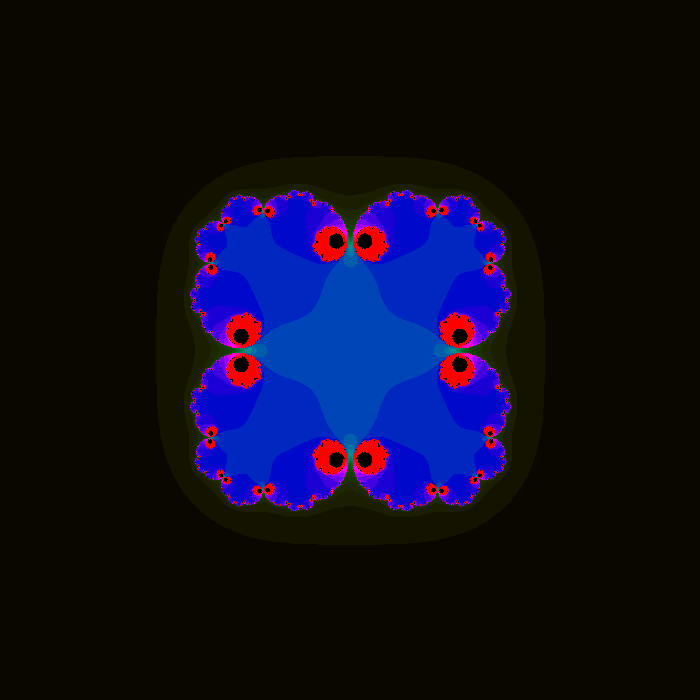
Frame 1 (no input)
Frame 60 (the mouse pressed at the canvas centre just before this capture): identical to frame 1, image omitted
Frame 120 (the mouse held since frame 60 and released just before this capture): identical to frame 1, image omitted

The Processing sketch that drew this single still picture (run headless with seeded random() and noise(); from frame 60 on, the mouse is pressed at the canvas centre):

// Processing sketch: processing_144178
// ── processing_144178.pde

//Julia fractal viewer with zoom
//Dan Anderson
//blog.recursiveprocess.com
//All this code was written by me, but feel free to use in any way that you'd like.

//fx and fy keep track of the fx + fy*i vector between functions. It was easier to 
//write the code with these as global variables instead of returning a two num array
float fx = 0;
float fy = 0;

//count keeps track of how many iterations a number goes through in the sequence
int count = 0;

//resolution is the maximum size of count. A higher resolution will render the fractal
//with more detail. Try a resolution of 2,3, and then 18 to see how this works
int resolution = 50;

//These variables keep track of the width and height of the virtual windows
float minwindowx = -2;
float maxwindowx = 2;
float minwindowy = -2;
float maxwindowy = 2;

float centerx = 0;
float centery = 0;

//Change this variable to change the type of julia fractal. This one is z_n = z^4 + 0.484
float power = 4;
 
void setup() 
{ 
  colorMode(HSB, 100);
  background(0,100,0);
  size(700, 700);
  drawfractal();
}

void drawfractal()
{
  loadPixels();
  color c;
  float windowwidth = maxwindowx - minwindowx;
  float windowheight = maxwindowy - minwindowy;
  for (int i = 0; i < pixels.length; i++)
  {
    //this code maps the one dimensional pixel array to a cx and cy in the complex plane
    float startcx = windowwidth * (float(i % width) / width) - (windowwidth/2) + centerx; 
    float startcy = windowheight * (float(floor(float(i)/width))/height) - (windowheight/2) + centery;

    //the value is either greater than 2 and then the count matters to find out
    //how far the complex number went before it got out of the range
    //if the value is < 2, then the pixel is black
    float value = fract(startcx,startcy);
    if  (value < 2)
    {
        c = color(0,100,0);
    }
    else
    {
        //the color of the pixel depends on how far the iteration got before it was out of bounds
        float ratio = 1.0*count/resolution;
        c = color(10+1.0*ratio*140,100,1.0*ratio*200);
        //old color scheme
        //c = color(10+2*count,100,count*8);
    }    
    
    pixels[i] = c;
  }
  updatePixels();
}
 
void draw() 
{
}

void mouseClicked()
{
  float windowwidth = maxwindowx - minwindowx;
  float windowheight = abs(maxwindowy - minwindowy);
  
  centerx = float(mouseX)/width * windowwidth - windowwidth/2 + centerx; 
  centery = float(height-mouseY)/height * windowheight - windowheight/2 + centery;
  
  //zoom in
  if (mouseButton == LEFT)
  {
    windowwidth = windowwidth * 0.7;
    windowheight = windowheight * 0.7;  
  }
  //zoom out
  else
  {
    windowwidth = windowwidth * 1.42;
    windowheight = windowheight * 1.42;
  }
  
  minwindowx = centerx - windowwidth/2;
  maxwindowx = centerx + windowwidth/2;
  minwindowy = centery + windowheight/2;
  maxwindowy = centery - windowheight/2;

  //adjust resolution
  //This natural log regression provides higher and higher resolutions as it zooms in    
  //if power is 2 or 3, we have a shortcut so can render at a higher resolution;
  if ((power>1.99 && power<2.01) || (power>2.99 && power<3.01))
  {
    if (resolution < int(54.71-5.156*log(windowwidth)))
    {
      resolution = int(54.71-5.156*log(windowwidth));
    }
  }
  else
  {
    //This means that we're using demoivres to calculate, its a bit slower.
    if (resolution < int(54.71-5.156*log(windowwidth)))
    {
      resolution = int(54.71-5.156*log(windowwidth));
    }  
  }
  drawfractal();
}

void keyPressed()
{
  if (key == '2')
  {
    power = 2;
  }
  else if (key == '3')
  {
    power = 3;
  }
  else if (key == '4')
  {
    power = 4;
  }
  else if (key == '5')
  {
    power = 5;
  }
  else if (key == '6')
  {
    power = 6;
  }
  else if (key == '7')
  {
    power = 7;
  }
  else if (key == '8')
  {
    power = 8;
  }
  else if (key == '9')
  {
    power = 9;
  }
  else if (key == '0')
  {
    power = 10;
  }
  else if (key == 'q')
  {
    power += 0.05;
    println(power);
  }
  else if (key == 'a')
  {
    power -= 0.05;
    println(power);
  }
  else if (key == 'w')
  {
    resolution += 1;
    println("resolution is ",resolution);
  }
  else if (key == 's')
  {
    resolution -= 1;
    
  }
  else if (key == 't')
  {
    //this code will render the fractal at a large size and resolution and save the image.
    int res = resolution;
    size(4000, 4000);
    if (resolution < 100)
    {
      resolution = 100;
    }
    drawfractal();
    save("savedPicture.png");
    size(700, 700);
    resolution = res;
  }
  else if (key == 'y')
  {
    //this code will bump up the resolution by a factor of 2
    resolution *= 2;
  }
    
    
    
  drawfractal();
}
 
float fract(float startcx, float startcy)
{
  float xm = startcx;
  float ym = startcy;
  count = 0;
  fx = 0;
  fy = 0;
  while ( (count < resolution) && (fx*fx+fy*fy < 4))
  {
      func(xm,ym);
      xm = fx;
      ym = fy;
      count++;
  }
  return sqrt(fx*fx + fy*fy);
}

//this function is for x_n+1 = x_n^2 + c, where x_n and c are complex numbers
//exercise left to the reader to see why (a+bi)^2 = (a^2-b^2)+(2ab)i
void func(float x, float y)
{
  //These are the special cases (just (a+bi)^2 and (a+bi)^3
  if (power < 2.01 && power > 1.99)
  {
    fx = x*x - y*y +0.484;
    fy = 2*x*y;
  }
  else if (power < 3.01 && power > 2.99)
  {
    fx = x*x*x-3*x*y*y +0.484;
    fy = 3*x*x*y-y*y*y;
  }
  else 
  {
    //Polar raising to a power using DeMoivre's Theorem.
    //Polar is slower (but cleaner and more general code).

    float r = sqrt(x*x + y*y);
    float theta = 0;
    r = pow(r,power);
    if (x > 0)
    {
      theta = atan(y/x);
    }
    else if (x<0)
    {
      theta = atan(y/x);
      theta = theta + PI;
    }
    else
    {
      theta = 0;
    }
    
    theta = power * theta;
    fx = r*cos(theta) +0.484;
    fy = r*sin(theta) ;
    
  }
}
